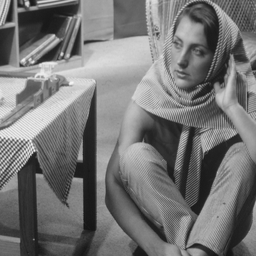
#> input picture assignment-1-transformations/2/data/barbara.png, 256 x 256 px, shrunk from 512 x 512 before the run
$ jupyter execute --allow-errors myCLAHE.ipynb
#> lines starting #> are read from the running program, lines starting #| are printed output that depends on the picture
[cell 1]
import numpy as np
import matplotlib.pyplot as plt
import matplotlib.image as mpimg
from numpy import zeros_like
from seaborn import distplot
from tqdm import tqdm
from math import floor
import cv2

[cell 2]
def plot_hist(input_file,input_image,output_image,window_x,threshold):
    """
    input : input_file_path, input_image, output_image,window_size, histogram threshold
    output : saves the histograms for both the images for comparison
    dependencies : seaborn, numpy, matplotlib
    """
    name = input_file.split(".")[2]
    plt.figure()
    plt.title("Normalized Histogram Plots for Images")
    ax = distplot(input_image,color='r',label ="Input Histogram",hist_kws={"alpha": 0.3, "linewidth": 1.5},bins=256,hist=False)
    ax = distplot(output_image,color="b",label ="CLAHE Histogram",hist_kws={"alpha": 0.3,"linewidth": 1.5},bins=256,hist=False)
    l1 = ax.lines[0]
    x1 = l1.get_xydata()[:,0]
    y1 = l1.get_xydata()[:,1]
    ax.fill_between(x1,y1, color="red", alpha=0.3)
    l2 = ax.lines[1]
    x2 = l2.get_xydata()[:,0]
    y2 = l2.get_xydata()[:,1]
    ax.fill_between(x2,y2, color="blue", alpha=0.3)
    plt.legend()
    plt.savefig(".."+name+"CLAHEHistogram_"+str(window_x*2)+"_"+str(threshold)+".png",bbox_inches="tight",pad=-1)

def imhist(input_array):
    m, n = input_array.shape
    h = [0.0] * 256
    for i in range(m):
        for j in range(n):
            h[int(input_array[i, j])]+=1
    return np.array(h)/(m*n)

def calcCLAHEVal(input_array,th):
    r,c = input_array.shape
    H = imhist(input_array)
    C = zeros_like(H)
    for i in range(256):
        if H[i] > th:
            H[i] = th
    contrastArea = 1 - sum(H)
    height = contrastArea/256
    H = H + height
    C[0] = H[0]

    for i in range(1,256):
        C[i] = C[i-1] + (H[i])

    return C

def myCLAHE(input_file,window_x,window_y,threshold,cmap):
#> called with input_file = '../data/barbara.png', window_x = 4, window_y = 4, threshold = 0.005, cmap = 'gray'
    name = input_file.split(".")[2]
    input_image = cv2.imread(input_file)
#> input_image is the input picture: shape (256, 256, 3); min 19, max 250, mean 117.4
    output_image = np.zeros_like(input_image)
    d=1
    if len(input_image.shape)<3:
        r,c = input_image.shape
    else:
        r,c,d = input_image.shape
#> r = 256; c = 256; d = 3


    if d==1:
        new_image = input_image

        for i in tqdm(range(r)):
            for j in range(c):
                min_x = max(0,i-window_x)
                min_y = max(0,j-window_y)
                max_x = min(r,i+window_x)
                max_y = min(c,j+window_y)

                window_image = input_image[min_x:max_x,min_y:max_y]
                if new_image[i,j]!=0:
                    x = calcCLAHEVal(window_image,threshold)
                    output_image[i,j] = x[int(new_image[i,j])]*255

        plot_hist(input_file,input_image,output_image,window_x,threshold)

    else:
        output_hsv = np.zeros_like(input_image)
        input_image = cv2.cvtColor(input_image,cv2.COLOR_BGR2RGB)
        hsv_image = cv2.cvtColor(input_image, cv2.COLOR_RGB2HSV)
#> hsv_image: shape (256, 256, 3); mean H, S, V 0, 0, 117.4
        h,s,v = cv2.split(hsv_image)
#> h: shape (256, 256); every value is 0

        out_v = v.copy()

        for i in tqdm(range(r)):
            for j in range(c):
                min_x = max(0,i-window_x)
                min_y = max(0,j-window_y)
                max_x = min(r,i+window_x)
                max_y = min(c,j+window_y)

                window_image = v[min_x:max_x,min_y:max_y]
                if out_v[i,j]!=0:
                    x = calcCLAHEVal(window_image,threshold)
                    out_v[i,j] = x[int(v[i,j])]*255
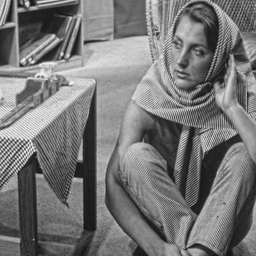
#> out_v: shape (256, 256); min 17, max 250, mean 119.1

        plot_hist(input_file,v,out_v,window_x,threshold)
#> in plot_hist, `plt.savefig(".."+name+"CLAHEHistogram_"+str(window_x*2)+"_"+str(thresh..`:
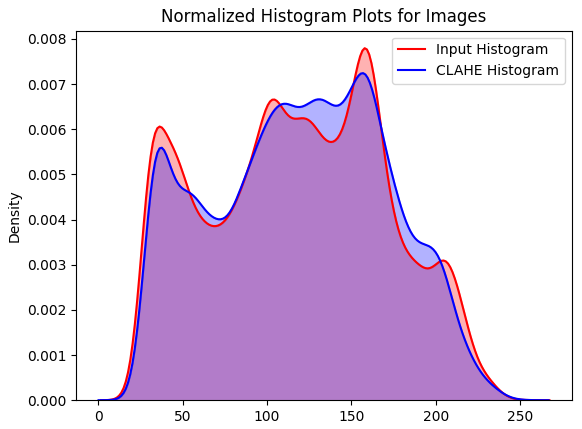
#> figure drawn by matplotlib, 1 panel; curve peaks at x = 157.8, y = 0.00779; curve peaks at x = 156.9, y = 0.00724

        output_hsv[:,:,0] = h
        output_hsv[:,:,1] = s
        output_hsv[:,:,2] = out_v

        output_image = cv2.cvtColor(output_hsv,cv2.COLOR_HSV2RGB)

    fig,axes = plt.subplots(1,2, constrained_layout=True)
    axes[0].imshow(input_image,cmap=cmap)
    axes[0].axis("on")
    axes[0].set_title("Original Image")
    im = axes[1].imshow(output_image,cmap=cmap)
    axes[1].axis("on")
    axes[1].set_title("CLAHE Image")
    cbar = fig.colorbar(im,ax=axes.ravel().tolist(),shrink=0.45)

    plt.savefig(".."+name+"CLAHEcombined_"+str(window_x*2)+"_"+str(threshold)+".png",bbox_inches="tight",pad=-1)

    plt.imsave(".." + name+"CLAHE"+str(window_x*2)+"_"+str(threshold)+".png",output_image,cmap=cmap)

[cell 3]
input_file = "../data/barbara.png"
#> (the rest of this cell did not finish here and is left out)

[cell 4]
input_file = "../data/TEM.png"
#> (the rest of this cell did not finish here and is left out)


[cell 5]
input_file = "../data/church.png"
#> (the rest of this cell did not finish here and is left out)


[cell 6]
input_file = "../data/canyon.png"
#> (the rest of this cell did not finish here and is left out)
